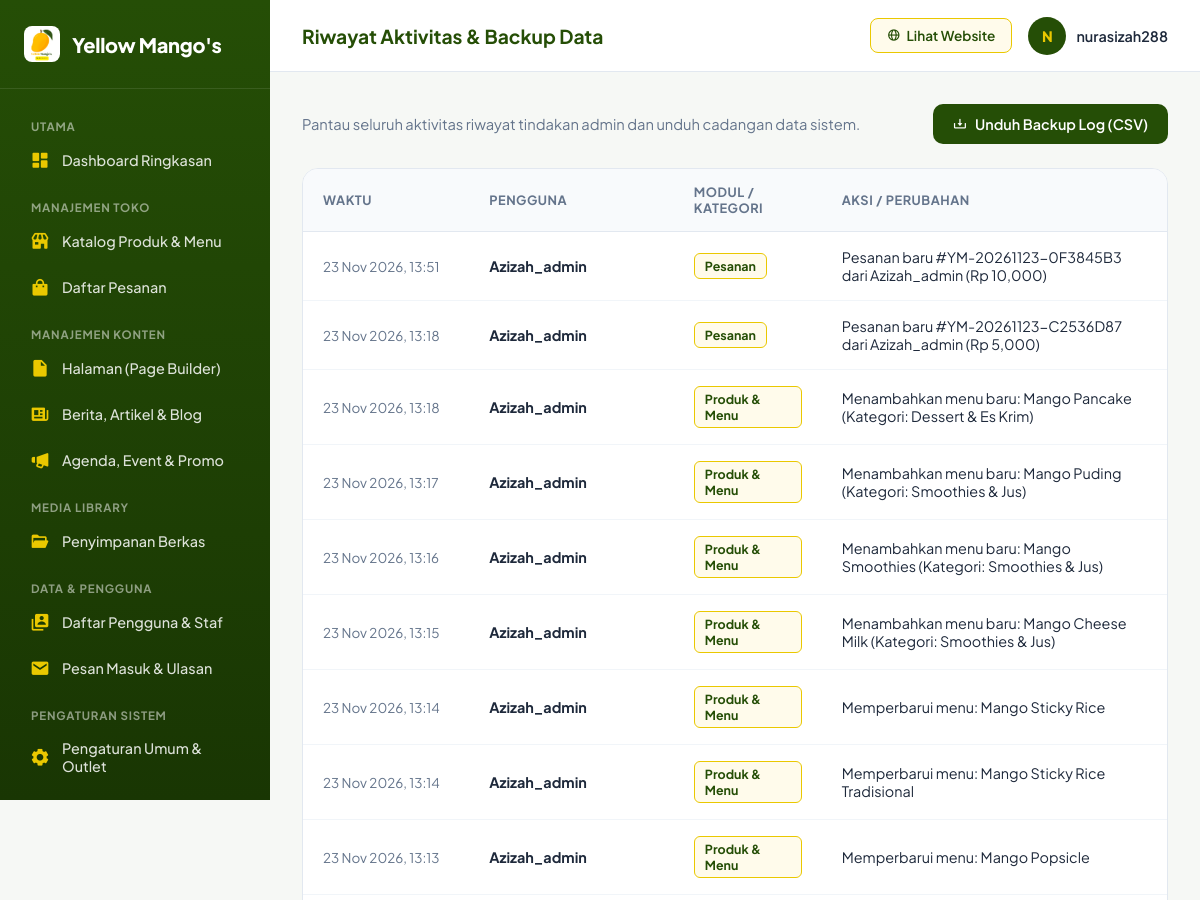
/dashboard/log/ (signed in, upper part), run on an earlier commit of the app's database.
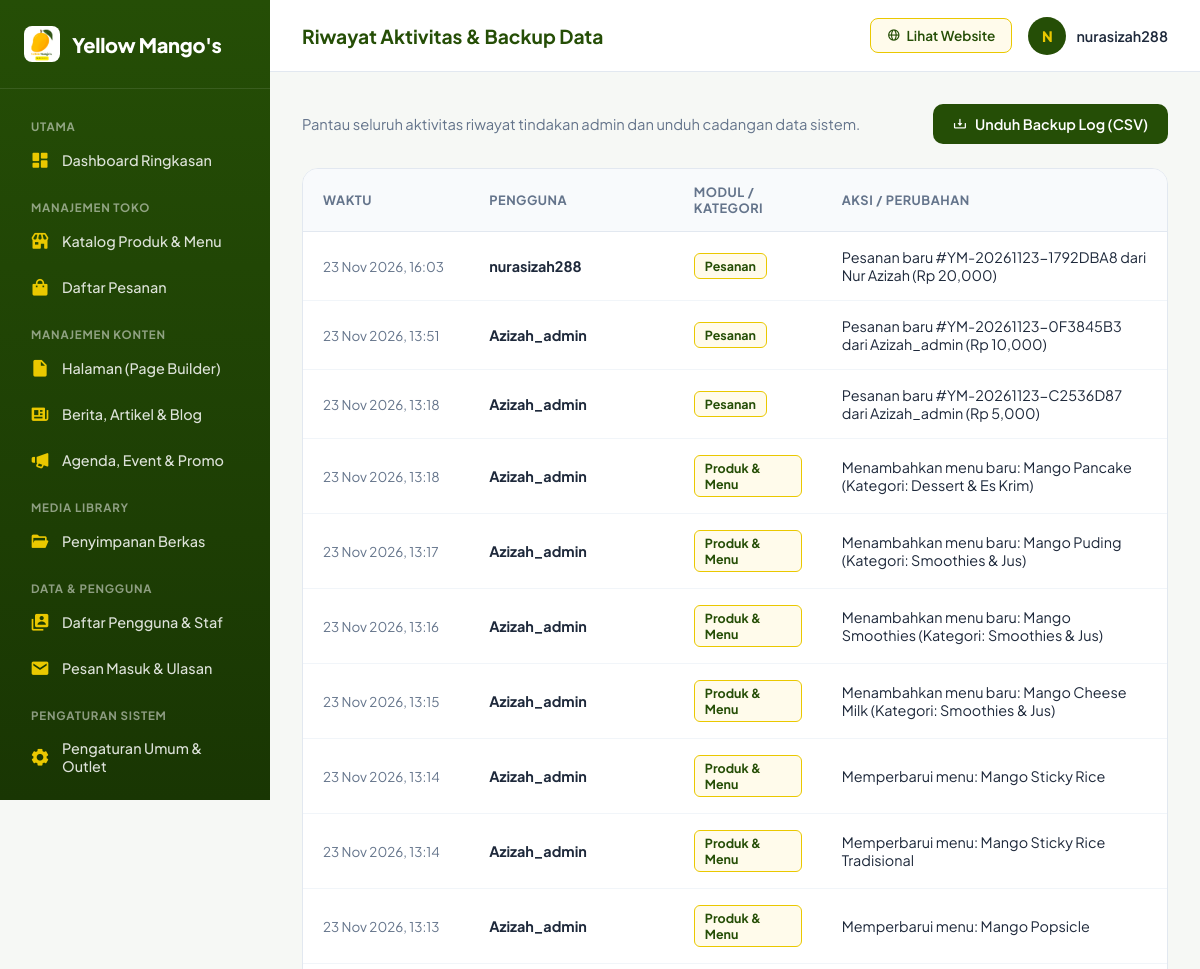
And on a later commit of the database.
### store/models.py (models this page shows, shortened)
class ActivityLog(models.Model):
    user = models.ForeignKey(User, on_delete=models.SET_NULL, null=True, blank=True)
    action = models.CharField(max_length=255, verbose_name="Aktivitas")
    category = models.CharField(max_length=50, default="Sistem", verbose_name="Modul")
    created_at = models.DateTimeField(auto_now_add=True)
    class Meta:
        verbose_name = "Log Aktivitas"
        verbose_name_plural = "Aktivitas Terbaru"
        ordering = ['-created_at']

### store/views.py (the view, shortened to what this page needs)
# urls.py: path('dashboard/log/', views.admin_logs, name='admin_logs'),
@login_required(login_url='/custom-admin-login/')
def admin_logs(request):
    logs_list = ActivityLog.objects.all().order_by('-created_at')
    return render(request, 'store/admin_panel/logs.html', {'logs_list': logs_list})

### store/context_processors.py (called while the page is built)
def cart_and_settings(request):
    cart = request.session.get('cart', {})
    cart_count = 0
    cart_total = 0
    if isinstance(cart, dict):
        for item in cart.values():
            if isinstance(item, dict):
                qty = int(item.get('quantity', 1))
                cart_count += qty
                cart_total += int(float(item.get('subtotal', item.get('price', 0) * qty)))
    try:
        site_setting = SiteSetting.objects.first()
    except Exception:
        site_setting = None
    return {
        'cart': cart,
        'cart_count': cart_count,
        'cart_total': cart_total,
        'site_setting': site_setting,
    }

### templates/store/admin_panel/logs.html (shortened to what this page needs)
{% extends 'store/admin_panel/admin_base.html' %}
{% block page_title %}Riwayat Aktivitas & Backup Data{% endblock %}
{% block content %}
<div class="top-action-bar">
    <p style="color: var(--text-muted); font-size: 0.92rem;">Pantau seluruh aktivitas riwayat tindakan admin dan unduh cadangan data sistem.</p>
    <a href="?action=export_csv" class="btn-export">
        <i class='bx bx-download'></i> Unduh Backup Log (CSV)
    </a>
</div>
<div class="table-card">
    <table>
        <thead>
            <tr>
                <th>Waktu</th>
                <th>Pengguna</th>
                <th>Modul / Kategori</th>
                <th>Aksi / Perubahan</th>
            </tr>
        </thead>
        <tbody>
            {% for log in logs_list %}
            <tr>
                <td style="font-size:0.84rem; color: var(--text-muted); white-space: nowrap;">
                {{ log.created_at|date:"d M Y, H:i" }}
                </td>
                <td>
                    <strong>{{ log.user.username|default:"System" }}</strong>
                </td>
                <td>
                    <span class="category-tag">{{ log.category|default:"Sistem" }}</span>
                </td>
                <td>
                    {{ log.action }}
                </td>
            </tr>
            {% empty %}
            <tr>
                <td colspan="4" style="text-align:center; padding: 40px; color: var(--text-muted);">
                    Belum ada riwayat aktivitas yang tercatat.
                </td>
            </tr>
            {% endfor %}
        </tbody>
    </table>
</div>
{% endblock %}

What changed in the data, as far as the page shows it:
added ActivityLog: created_at "23 Nov 2026, 16:03", user.username "nurasizah288", category "Pesanan", action "Pesanan baru #YM-20261123-1792DBA8 dari Nur Azizah (Rp 20,000)"
